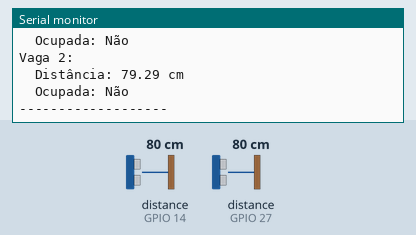
A sketch run on a simulated ESP32. On the bench: the last lines printed to the serial monitor. Wiring (inferred from the names in the program): 2 × ultrasonic range finder: trigger GPIO 13, echo GPIO 14 / trigger GPIO 26, echo GPIO 27. The inputs (shaded band) are chosen by the test bench; at power-on: distance to the obstacle (sensors on GPIO 14, GPIO 27) 80 cm. The echo pulse lasts 58.3 µs per cm; WiFi joins after 1.5 s; servers stay silent unless stated; uploads are accepted with an empty reply.

Above: at 2.7 s.
2.8 s: distance to the obstacle (sensor on GPIO 14) set to 28 cm
12.8 s: distance to the obstacle (sensor on GPIO 14) set to 22 cm
At 22.3 s:
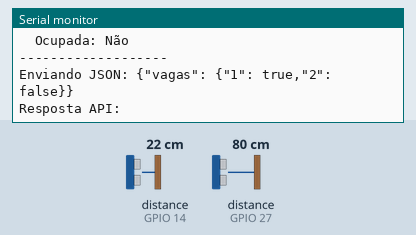
23.2 s: distance to the obstacle (sensor on GPIO 27) set to 28 cm
At 32.9 s:
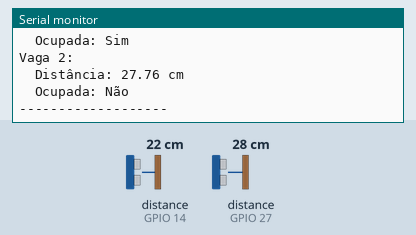
33.2 s: distance to the obstacle (sensor on GPIO 27) set to 23 cm
At 42.36 s:
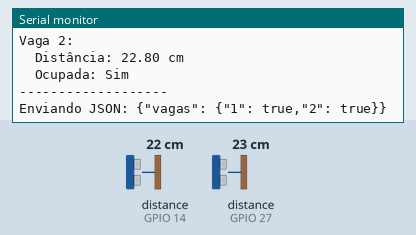
Timing chart, 0 to 43.9 s (numbered marks = the images above; inputs shaded):
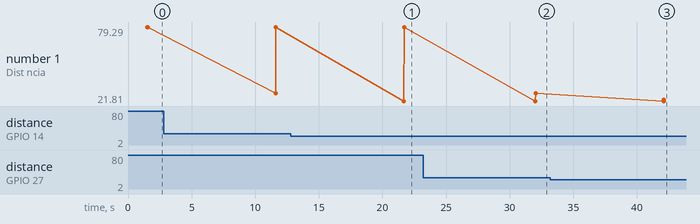

Measured:
- the behaviour switches between 26 and 25 cm on distance to the obstacle (sensor on GPIO 14) (found by bisection; images 0 and 1)
- the behaviour switches between 26 and 25 cm on distance to the obstacle (sensor on GPIO 27) (found by bisection; images 2 and 3)
- after the input at 12.8 s, the serial monitor: prints a new line after 8.9 s (image 1)
- after the input at 23.2 s, the serial monitor: prints a new line after 8.8 s (image 2)
- after the input at 33.2 s, the serial monitor: prints a new line after 8.9 s (image 3)
- plotted number 1: 79.29 → 27.76 after the input at 23.2 s, 27.76 → 22.8 after the input at 33.2 s

The sketch:

picode.ino
```cpp
#include <WiFi.h>
#include <HTTPClient.h>

// Sensor da vaga 1
#define TRIG1_PIN 13
#define ECHO1_PIN 14

// Sensor da vaga 2
#define TRIG2_PIN 26
#define ECHO2_PIN 27


// nome da rede e senha
const char* ssid = "testewifi";
const char* password = "ArEnDeDe2706";
const char* apiURL = "https://fast-api-teste-five.vercel.app/dados";

float duration_us1, distance_cm1;
float duration_us2, distance_cm2;

bool ultimo_estado_vaga1 = false;
bool ultimo_estado_vaga2 = false;
// bloco para conexão de wifi
void setup() {
  Serial.begin(9600);

  WiFi.begin(ssid, password);
  Serial.print("Conectando ao WiFi");
  while (WiFi.status() != WL_CONNECTED) {
    delay(500);
    Serial.print(".");
  }
  Serial.println("\nWiFi conectado!");

  pinMode(TRIG1_PIN, OUTPUT);
  pinMode(ECHO1_PIN, INPUT);
  pinMode(TRIG2_PIN, OUTPUT);
  pinMode(ECHO2_PIN, INPUT);
}

float medirDistancia(int trigPin, int echoPin) {
  digitalWrite(trigPin, LOW);
  delayMicroseconds(2);
  digitalWrite(trigPin, HIGH);
  delayMicroseconds(10);
  digitalWrite(trigPin, LOW);

  float duration = pulseIn(echoPin, HIGH);
  return 0.017 * duration;
}

void loop() {
  distance_cm1 = medirDistancia(TRIG1_PIN, ECHO1_PIN);
  distance_cm2 = medirDistancia(TRIG2_PIN, ECHO2_PIN);

  bool vaga1_ocupada = (distance_cm1 > 0 && distance_cm1 < 25);
  bool vaga2_ocupada = (distance_cm2 > 0 && distance_cm2 < 25);

Serial.println("----- Leitura -----");

Serial.print("Vaga 1:\n  Distância: ");
Serial.print(distance_cm1);
Serial.print(" cm\n  Ocupada: ");
Serial.println(vaga1_ocupada ? "Sim" : "Não");

Serial.print("Vaga 2:\n  Distância: ");
Serial.print(distance_cm2);
Serial.print(" cm\n  Ocupada: ");
Serial.println(vaga2_ocupada ? "Sim" : "Não");

Serial.println("-------------------\n");


  // verifica se houve mudança no estado de qualquer vaga
  if (vaga1_ocupada != ultimo_estado_vaga1 || vaga2_ocupada != ultimo_estado_vaga2) {
    ultimo_estado_vaga1 = vaga1_ocupada;
    ultimo_estado_vaga2 = vaga2_ocupada;

    if (WiFi.status() == WL_CONNECTED) {
      HTTPClient http;
      http.begin(apiURL);
      http.addHeader("Content-Type", "application/json");

      String jsonPayload = "{\"vagas\": {";
      jsonPayload += "\"1\": " + String(vaga1_ocupada ? "true" : "false") + ",";
      jsonPayload += "\"2\": " + String(vaga2_ocupada ? "true" : "false");
      jsonPayload += "}}";

      Serial.print("Enviando JSON: ");
      Serial.println(jsonPayload);

      int httpResponseCode = http.PUT(jsonPayload);

      if (httpResponseCode > 0) {
        String response = http.getString();
        Serial.print("Resposta API: ");
        Serial.println(response);
      } else {
        Serial.print("Erro no PUT: ");
        Serial.println(httpResponseCode);
      }

      http.end();
    } else {
      Serial.println("WiFi desconectado!");
    }
  }

  delay(10000);
}
```
